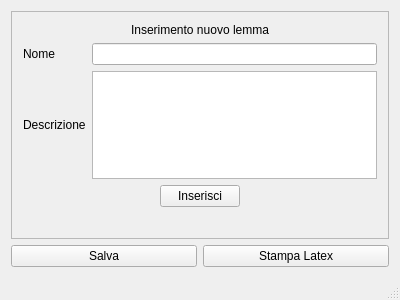
<?xml version="1.0" encoding="UTF-8"?>
<ui version="4.0">
 <class>MainWindow</class>
 <widget class="QMainWindow" name="MainWindow">
  <property name="geometry">
   <rect>
    <x>0</x>
    <y>0</y>
    <width>400</width>
    <height>300</height>
   </rect>
  </property>
  <property name="windowTitle">
   <string>MainWindow</string>
  </property>
  <widget class="QWidget" name="centralWidget">
   <layout class="QGridLayout" name="gridLayout_2">
    <item row="1" column="2">
     <widget class="QPushButton" name="btnPrint">
      <property name="text">
       <string>Stampa Latex</string>
      </property>
     </widget>
    </item>
    <item row="0" column="1" colspan="2">
     <widget class="QFrame" name="frame">
      <property name="frameShape">
       <enum>QFrame::StyledPanel</enum>
      </property>
      <property name="frameShadow">
       <enum>QFrame::Raised</enum>
      </property>
      <layout class="QGridLayout" name="gridLayout">
       <item row="3" column="0" colspan="2" alignment="Qt::AlignHCenter">
        <widget class="QPushButton" name="btnInserisci">
         <property name="text">
          <string>Inserisci</string>
         </property>
        </widget>
       </item>
       <item row="0" column="0" colspan="2">
        <widget class="QLabel" name="label_3">
         <property name="text">
          <string>Inserimento nuovo lemma</string>
         </property>
         <property name="alignment">
          <set>Qt::AlignCenter</set>
         </property>
        </widget>
       </item>
       <item row="1" column="0">
        <widget class="QLabel" name="label">
         <property name="text">
          <string>Nome</string>
         </property>
        </widget>
       </item>
       <item row="2" column="0">
        <widget class="QLabel" name="label_2">
         <property name="text">
          <string>Descrizione</string>
         </property>
        </widget>
       </item>
       <item row="1" column="1">
        <widget class="QLineEdit" name="textWord"/>
       </item>
       <item row="2" column="1">
        <widget class="QTextEdit" name="textDesc"/>
       </item>
       <item row="4" column="0" colspan="2">
        <widget class="QLabel" name="labelInfo">
         <property name="text">
          <string/>
         </property>
         <property name="alignment">
          <set>Qt::AlignCenter</set>
         </property>
        </widget>
       </item>
      </layout>
     </widget>
    </item>
    <item row="1" column="1">
     <widget class="QPushButton" name="btnSalva">
      <property name="text">
       <string>Salva</string>
      </property>
     </widget>
    </item>
   </layout>
  </widget>
  <widget class="QMenuBar" name="menuBar">
   <property name="geometry">
    <rect>
     <x>0</x>
     <y>0</y>
     <width>400</width>
     <height>21</height>
    </rect>
   </property>
  </widget>
  <widget class="QStatusBar" name="statusBar"/>
 </widget>
 <layoutdefault spacing="6" margin="11"/>
 <tabstops>
  <tabstop>textWord</tabstop>
  <tabstop>textDesc</tabstop>
  <tabstop>btnInserisci</tabstop>
 </tabstops>
 <resources/>
 <connections/>
</ui>
